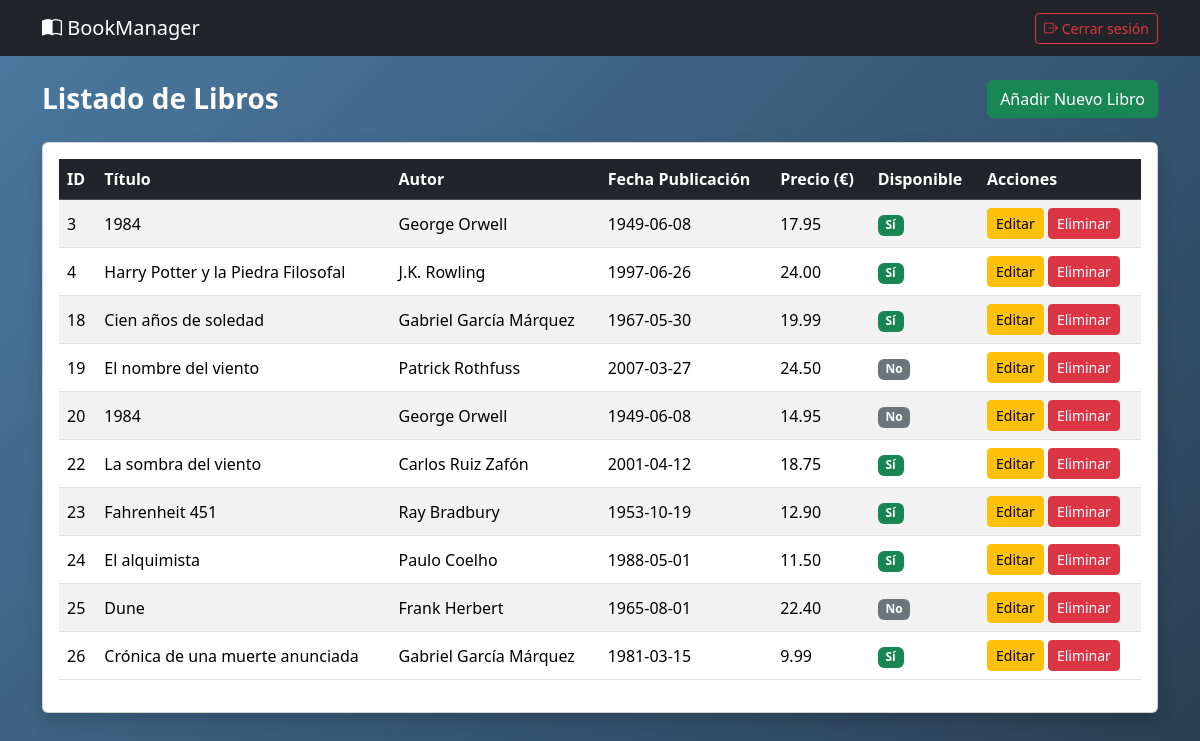
Screenshot of /index.php?action=listar (signed in) with the database file from the repository.
### tables this page shows
CREATE TABLE `libros` (
  `id` int(11) NOT NULL,
  `titulo` varchar(150) NOT NULL,
  `autor` varchar(100) NOT NULL,
  `fecha_publicacion` date NOT NULL,
  `precio` decimal(6,2) NOT NULL,
  `disponible` tinyint(1) DEFAULT 1
);

### controllers/LibroController.php (called while the page is built, shortened)
<?php
include_once __DIR__ . '/../config/Database.php';
include_once __DIR__ . '/../models/Libro.php';
class LibroController
{
    private $libro;
    public function __construct()
    {
        $database = new Database();
        $this->db = $database->getConnection();
        $this->libro = new Libro($this->db);
    }
    public function index()
    {
        $stmt = $this->libro->read();
        $libros = $stmt->fetchAll(PDO::FETCH_ASSOC);
        include __DIR__ . '/../views/listar.php';
    }
}

### config/Database.php (called while the page is built, shortened)
<?php
class Database
{
    private $host = "localhost";
    private $db_name = "login-php";
    private $username = "login-php";
    private $password = "1234";
    public function getConnection()
    {
        $this->conn = null;
        try {
            $dsn = "mysql:host={$this->host};dbname={$this->db_name};charset=utf8mb4";
            $this->conn = new PDO($dsn, $this->username, $this->password, [
                PDO::ATTR_ERRMODE => PDO::ERRMODE_EXCEPTION,
                PDO::ATTR_EMULATE_PREPARES => false,
                PDO::ATTR_DEFAULT_FETCH_MODE => PDO::FETCH_ASSOC,
            ]);
        } catch (PDOException $exception) {
            echo "Error de conexión a la base de datos: " . $exception->getMessage();
        }
        return $this->conn;
    }
}

### models/Libro.php (called while the page is built, shortened)
<?php
class Libro
{
    private $conn;
    private $table_name = "libros";
    public function __construct($db)
    {
        $this->conn = $db;
    }
    public function read()
    {
        $query = "SELECT * FROM " . $this->table_name . " ORDER BY id ASC";
        $stmt = $this->conn->prepare($query);
        $stmt->execute();
        return $stmt;
    }
}

### views/listar.php (the view, shortened to what this page needs)
<?php
$bodyClass = "";
?>
<div class="d-flex justify-content-between align-items-center mb-4">
    <h3 class="mb-0">Listado de Libros</h3>
    <a href="index.php?action=create" class="btn btn-success">Añadir Nuevo Libro</a>
</div>
<div class="card shadow">
    <div class="card-body">
        <div class="table-responsive">
            <table class="table table-striped table-hover align-middle">
                <thead class="table-dark">
                    <tr>
                        <th>ID</th>
                        <th>Título</th>
                        <th>Autor</th>
                        <th>Fecha Publicación</th>
                        <th>Precio (€)</th>
                        <th>Disponible</th>
                        <th>Acciones</th>
                    </tr>
                </thead>
                <tbody>
                    <?php foreach ($libros as $libro): ?>
                        <tr>
                            <td><?= $libro['id'] ?></td>
                            <td><?= htmlspecialchars($libro['titulo']) ?></td>
                            <td><?= htmlspecialchars($libro['autor']) ?></td>
                            <td><?= htmlspecialchars($libro['fecha_publicacion']) ?></td>
                            <td><?= number_format($libro['precio'], 2) ?></td>
                            <td>
                                <?= $libro['disponible']
                                    ? '<span class="badge bg-success">Sí</span>'
                                    : '<span class="badge bg-secondary">No</span>' ?>
                            </td>
                            <td>
                                <a href="index.php?action=edit&id=<?= $libro['id'] ?>" class="btn btn-warning btn-sm">Editar</a>
                                <form id="form-delete-<?= $libro['id'] ?>"
                                    action="index.php?action=delete"
                                    method="POST"
                                    style="display:inline;">
                                    <button type="button" class="btn btn-danger btn-sm"
                                        onclick="confirmarEliminacion(<?= $libro['id'] ?>)">
                                        Eliminar
                                    </button>
                                </form>
                            </td>
                        </tr>
                    <?php endforeach; ?>
                </tbody>
            </table>
        </div>
    </div>
</div>
<?php
$content = ob_get_clean();
require __DIR__ . "/layout.php";
?>

### index.php (shortened to what this page needs)
<?php
$action = $_REQUEST['action'] ?? 'login';
switch ($action) {
    case 'listar':
    case 'create':
    case 'edit':
    case 'delete':
        require_once __DIR__ . '/controllers/LibroController.php';
        $libros = new LibroController();
        if ($action === 'listar') $libros->index();
        break;
}

### views/layout.php (shortened to what this page needs)
<!DOCTYPE html>
<html lang="es">
<head>
    <link href="https://cdn.jsdelivr.net/npm/bootstrap@5.3.2/dist/css/bootstrap.min.css" rel="stylesheet">
    <link rel="stylesheet" href="https://cdn.jsdelivr.net/npm/bootstrap-icons@1.11.1/font/bootstrap-icons.css">
    <link rel="stylesheet" href="/BookManager/public/styles.css">
</head>
<body class="<?= $bodyClass ?? '' ?>" style="min-height: 100vh; margin:0;">
    <?php if (empty($hideNavbar)): ?>
        <nav class="navbar navbar-dark bg-dark">
            <div class="container">
                <a class="navbar-brand" href="index.php?action=listar">
                    <i class="bi bi-book-half"></i> BookManager
                </a>
                <?php if (isset($_SESSION['usuario_logueado']) && $_SESSION['usuario_logueado'] === true): ?>
                    <a href="index.php?action=logout" class="btn btn-outline-danger btn-sm">
                        <i class="bi bi-box-arrow-right"></i> Cerrar sesión
                    </a>
                <?php endif; ?>
            </div>
        </nav>
    <?php endif; ?>
    <?php if (!empty($noContainer)): ?>
        <?= $content ?>
    <?php else: ?>
        <div class="container mt-4">
            <?= $content ?>
        </div>
    <?php endif; ?>
</body>
</html>

### public/styles.css (style rules this page uses)
html, body { height: 100%; margin: 0; padding: 0; }
body { background: linear-gradient(135deg, #4b79a1, #283e51); background-size: cover; height: 100vh; overflow: hidden; }
h3 { color: #fff; font-weight: 600; }

### rows the page displays
libros: id "3", titulo "1984", autor "George Orwell", fecha_publicacion "1949-06-08", precio "17.95", disponible "Sí"
libros: id "4", titulo "Harry Potter y la Piedra Filosofal", autor "J.K. Rowling", fecha_publicacion "1997-06-26", precio "24.00", disponible "Sí"
libros: id "18", titulo "Cien años de soledad", autor "Gabriel García Márquez", fecha_publicacion "1967-05-30", precio "19.99", disponible "Sí"
libros: id "19", titulo "El nombre del viento", autor "Patrick Rothfuss", fecha_publicacion "2007-03-27", precio "24.50", disponible "No"
libros: id "20", titulo "1984", autor "George Orwell", fecha_publicacion "1949-06-08", precio "14.95", disponible "No"
libros: id "22", titulo "La sombra del viento", autor "Carlos Ruiz Zafón", fecha_publicacion "2001-04-12", precio "18.75", disponible "Sí"
libros: id "23", titulo "Fahrenheit 451", autor "Ray Bradbury", fecha_publicacion "1953-10-19", precio "12.90", disponible "Sí"
libros: id "24", titulo "El alquimista", autor "Paulo Coelho", fecha_publicacion "1988-05-01", precio "11.50", disponible "Sí"
libros: id "25", titulo "Dune", autor "Frank Herbert", fecha_publicacion "1965-08-01", precio "22.40", disponible "No"
libros: id "26", titulo "Crónica de una muerte anunciada", autor "Gabriel García Márquez", fecha_publicacion "1981-03-15", precio "9.99", disponible "Sí"
